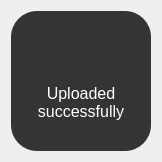
<?xml version="1.0" encoding="UTF-8"?>
<ui version="4.0">
 <class>IconToastDialog</class>
 <widget class="QDialog" name="IconToastDialog">
  <property name="geometry">
   <rect>
    <x>0</x>
    <y>0</y>
    <width>158</width>
    <height>158</height>
   </rect>
  </property>
  <property name="windowTitle">
   <string>Yantool</string>
  </property>
  <layout class="QHBoxLayout" name="horizontalLayout_3">
   <item>
    <widget class="QWidget" name="widget" native="true">
     <property name="minimumSize">
      <size>
       <width>140</width>
       <height>140</height>
      </size>
     </property>
     <property name="maximumSize">
      <size>
       <width>140</width>
       <height>140</height>
      </size>
     </property>
     <property name="styleSheet">
      <string notr="true">background: rgba(0,0,0,200);
border-radius: 26px;
color:white;</string>
     </property>
     <layout class="QVBoxLayout" name="verticalLayout">
      <property name="leftMargin">
       <number>0</number>
      </property>
      <property name="topMargin">
       <number>0</number>
      </property>
      <property name="rightMargin">
       <number>0</number>
      </property>
      <property name="bottomMargin">
       <number>0</number>
      </property>
      <item>
       <spacer name="verticalSpacer">
        <property name="orientation">
         <enum>Qt::Vertical</enum>
        </property>
        <property name="sizeHint" stdset="0">
         <size>
          <width>20</width>
          <height>7</height>
         </size>
        </property>
       </spacer>
      </item>
      <item>
       <layout class="QHBoxLayout" name="horizontalLayout">
        <property name="spacing">
         <number>0</number>
        </property>
        <item>
         <spacer name="horizontalSpacer_3">
          <property name="orientation">
           <enum>Qt::Horizontal</enum>
          </property>
          <property name="sizeHint" stdset="0">
           <size>
            <width>40</width>
            <height>20</height>
           </size>
          </property>
         </spacer>
        </item>
        <item>
         <widget class="QLabel" name="label">
          <property name="minimumSize">
           <size>
            <width>36</width>
            <height>36</height>
           </size>
          </property>
          <property name="maximumSize">
           <size>
            <width>36</width>
            <height>36</height>
           </size>
          </property>
          <property name="styleSheet">
           <string notr="true">QLabel{background-color: transparent;}</string>
          </property>
          <property name="pixmap">
           <pixmap resource="res.qrc">:/res/ic_success.png</pixmap>
          </property>
         </widget>
        </item>
        <item>
         <spacer name="horizontalSpacer_4">
          <property name="orientation">
           <enum>Qt::Horizontal</enum>
          </property>
          <property name="sizeHint" stdset="0">
           <size>
            <width>40</width>
            <height>20</height>
           </size>
          </property>
         </spacer>
        </item>
       </layout>
      </item>
      <item>
       <layout class="QHBoxLayout" name="horizontalLayout_2" stretch="1">
        <property name="spacing">
         <number>0</number>
        </property>
        <item>
         <widget class="QLabel" name="label_2">
          <property name="font">
           <font>
            <pointsize>12</pointsize>
           </font>
          </property>
          <property name="styleSheet">
           <string notr="true">QLabel{background-color: transparent;}</string>
          </property>
          <property name="text">
           <string>Uploaded successfully</string>
          </property>
          <property name="alignment">
           <set>Qt::AlignCenter</set>
          </property>
          <property name="wordWrap">
           <bool>true</bool>
          </property>
         </widget>
        </item>
       </layout>
      </item>
      <item>
       <spacer name="verticalSpacer_2">
        <property name="orientation">
         <enum>Qt::Vertical</enum>
        </property>
        <property name="sizeHint" stdset="0">
         <size>
          <width>20</width>
          <height>7</height>
         </size>
        </property>
       </spacer>
      </item>
     </layout>
    </widget>
   </item>
  </layout>
 </widget>
 <resources>
  <include location="res.qrc"/>
 </resources>
 <connections/>
</ui>
